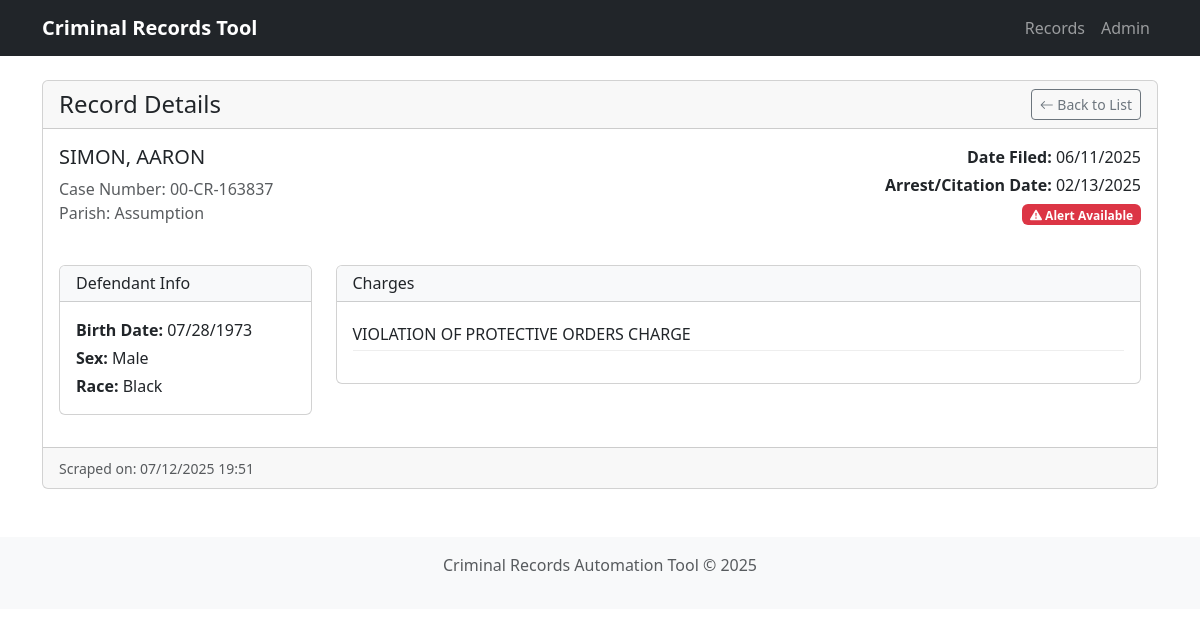
/1/, run on the app's committed database.
### scraper/models.py (models this page shows, shortened)
class CriminalRecord(models.Model):
    SEX_CHOICES = [
        ('M', 'Male'),
        ('F', 'Female'),
        ('U', 'Unknown'),
    ]
    RACE_CHOICES = [
        ('W', 'White'),
        ('B', 'Black'),
        ('H', 'Hispanic'),
        ('A', 'Asian'),
        ('U', 'Unknown'),
    ]
    defendant_name = models.CharField(max_length=255)
    birth_date = models.DateField(null=True, blank=True)
    sex = models.CharField(max_length=1, choices=SEX_CHOICES, default='U')
    race = models.CharField(max_length=1, choices=RACE_CHOICES, default='U')
    case_number = models.CharField(max_length=50, unique=True, validators=[MinLengthValidator(5)])
    date_filed = models.DateField()
    charges = models.TextField()
    arrest_citation_date = models.DateField(null=True, blank=True)
    parish = models.CharField(max_length=100)
    alert_available = models.BooleanField(default=False)
    scraped_timestamp = models.DateTimeField(auto_now_add=True)
    class Meta:
        ordering = ['-date_filed']
        indexes = [
            models.Index(fields=['defendant_name']),
            models.Index(fields=['case_number']),
            models.Index(fields=['parish']),
        ]

### scraper/views.py (the view)
# urls.py: path('<int:pk>/', views.record_detail, name='record_detail'),
def record_detail(request, pk):
    record = get_object_or_404(CriminalRecord, pk=pk)
    charges_list = record.charges.split('\n') if record.charges else []
    context = {
        'record': record,
        'charges_list': charges_list,
    }
    return render(request, 'scraper/record_detail.html', context)

### scraper/templates/scraper/record_detail.html
{% extends "scraper/base.html" %}
{% block content %}
<div class="card">
    <div class="card-header d-flex justify-content-between align-items-center">
        <h4 class="mb-0">Record Details</h4>
        <a href="{% url 'scraper:record_list' %}" class="btn btn-sm btn-outline-secondary">
            <i class="bi bi-arrow-left"></i> Back to List
        </a>
    </div>
    <div class="card-body">
        <div class="row mb-4">
            <div class="col-md-6">
                <h5>{{ record.defendant_name }}</h5>
                <p class="text-muted mb-0">Case Number: {{ record.case_number }}</p>
                <p class="text-muted">Parish: {{ record.parish }}</p>
            </div>
            <div class="col-md-6 text-end">
                <p class="mb-1"><strong>Date Filed:</strong> {{ record.date_filed|date:"m/d/Y" }}</p>
                {% if record.arrest_citation_date %}
                    <p class="mb-1"><strong>Arrest/Citation Date:</strong> {{ record.arrest_citation_date|date:"m/d/Y" }}</p>
                {% endif %}
                {% if record.alert_available %}
                    <span class="badge bg-danger"><i class="bi bi-exclamation-triangle-fill"></i> Alert Available</span>
                {% endif %}
            </div>
        </div>
        <div class="row">
            <div class="col-md-3">
                <div class="card mb-3">
                    <div class="card-header bg-light">
                        <h6 class="mb-0">Defendant Info</h6>
                    </div>
                    <div class="card-body">
                        <p class="mb-1"><strong>Birth Date:</strong> {{ record.birth_date|date:"m/d/Y"|default:"Unknown" }}</p>
                        <p class="mb-1"><strong>Sex:</strong> {{ record.get_sex_display }}</p>
                        <p class="mb-0"><strong>Race:</strong> {{ record.get_race_display }}</p>
                    </div>
                </div>
            </div>
            <div class="col-md-9">
                <div class="card">
                    <div class="card-header bg-light">
                        <h6 class="mb-0">Charges</h6>
                    </div>
                    <div class="card-body">
                        {% if charges_list %}
                            <ul class="charges-list">
                                {% for charge in charges_list %}
                                    <li>{{ charge }}</li>
                                {% endfor %}
                            </ul>
                        {% else %}
                            <p class="text-muted">No charges listed</p>
                        {% endif %}
                    </div>
                </div>
            </div>
        </div>
    </div>
    <div class="card-footer text-muted">
        <small>Scraped on: {{ record.scraped_timestamp|date:"m/d/Y H:i" }}</small>
    </div>
</div>
{% endblock %}

### scraper/templates/scraper/base.html (style rules this page uses)
.charges-list { list-style-type: none; padding-left: 0; }
.charges-list li { padding: 0.25rem 0; border-bottom: 1px solid #eee; }

### data on the page
CriminalRecord: defendant_name "SIMON, AARON", case_number "00-CR-163837", parish "Assumption", date_filed "06/11/2025", arrest_citation_date "02/13/2025", birth_date "07/28/1973", sex "Male", race "Black", charges_list "VIOLATION OF PROTECTIVE ORDERS CHARGE", scraped_timestamp "07/12/2025 19:51"
